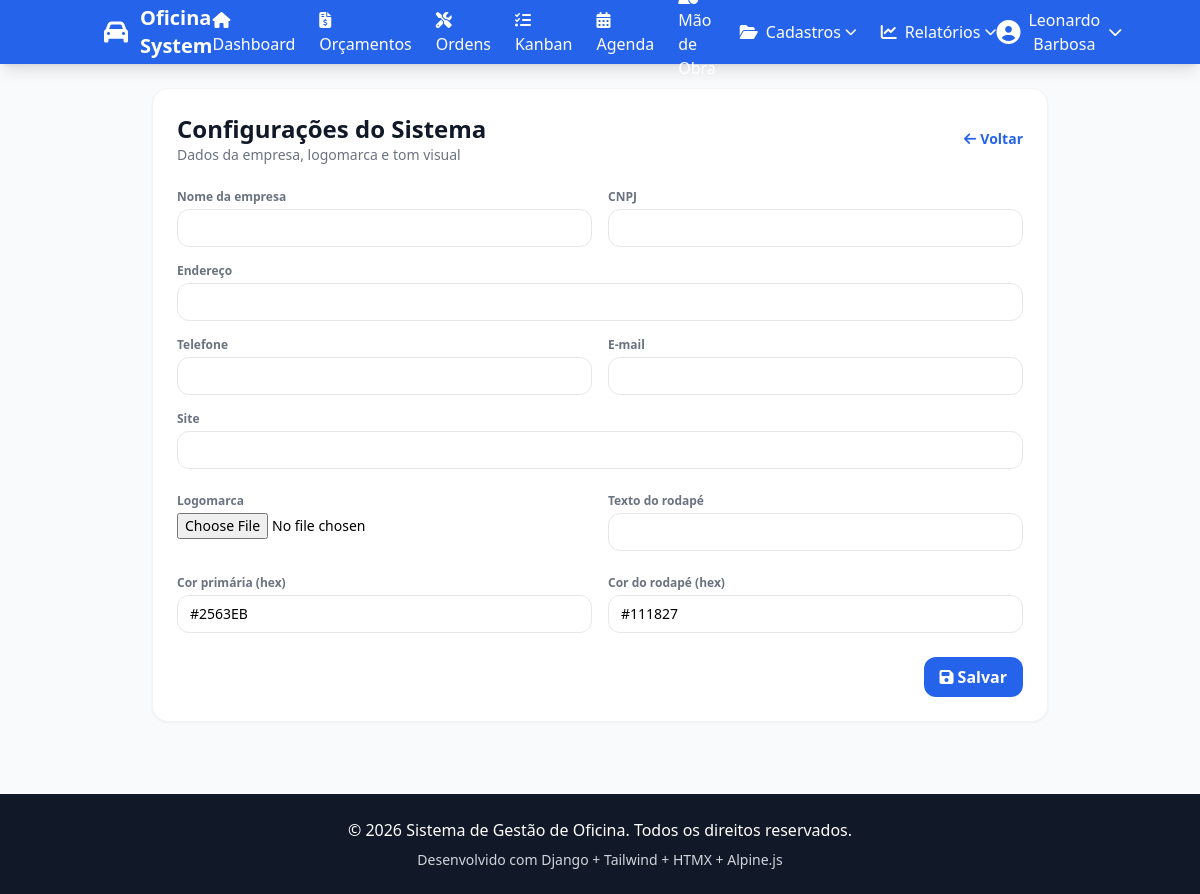
The app's page /configuracoes/ (signed in) with its own data.
### apps/dashboard/models.py (models this page shows, shortened)
class ConfiguracaoSistema(models.Model):
    nome_empresa = models.CharField('Nome da empresa', max_length=120, blank=True)
    endereco = models.CharField('Endereço', max_length=255, blank=True)
    telefone = models.CharField('Telefone', max_length=40, blank=True)
    email = models.EmailField('E-mail', blank=True)
    cnpj = models.CharField('CNPJ', max_length=30, blank=True)
    site = models.CharField('Site', max_length=120, blank=True)
    logo = models.ImageField('Logomarca', upload_to='sistema/', null=True, blank=True)
    cor_primaria = models.CharField('Cor primária (hex)', max_length=7, default='#2563EB')
    cor_rodape = models.CharField('Cor do rodapé (hex)', max_length=7, default='#111827')
    texto_rodape = models.CharField('Texto do rodapé', max_length=200, blank=True)
    atualizado_em = models.DateTimeField('Atualizado em', auto_now=True)
    class Meta:
        verbose_name = 'Configuração do Sistema'
        verbose_name_plural = 'Configurações do Sistema'

### apps/funcionarios/models.py (models this page shows, shortened)
class Funcionario(AbstractUser):
    PERFIL_CHOICES = [
        ('operacional', 'Operacional'),
        ('supervisor', 'Supervisor'),
        ('gerente', 'Gerente'),
        ('admin', 'Administrador'),
        ('orcamentista', 'Orçamentista'),
        ('financeiro', 'Financeiro'),
    ]
    telefone = models.CharField('Telefone', max_length=20, blank=True)
    cpf = models.CharField('CPF', max_length=14, unique=True, null=True, blank=True)
    data_admissao = models.DateField('Data de Admissão', null=True, blank=True)
    data_demissao = models.DateField('Data de Demissão', null=True, blank=True)
    perfil = models.CharField(
        'Perfil',
        max_length=20,
        choices=PERFIL_CHOICES,
        default='operacional'
    )
    percentual_comissao_padrao = models.DecimalField(
        'Percentual de Comissão Padrão (%)',
        max_digits=5,
        decimal_places=2,
        default=10.00,
        help_text='Percentual padrão usado quando a etapa não define um percentual específico'
    )
    ativo = models.BooleanField('Ativo', default=True)
    foto = models.ImageField('Foto', upload_to='funcionarios/fotos/', null=True, blank=True)
    criado_em = models.DateTimeField('Criado em', auto_now_add=True)
    atualizado_em = models.DateTimeField('Atualizado em', auto_now=True)
    class Meta:
        verbose_name = 'Funcionário'
        verbose_name_plural = 'Funcionários'
        ordering = ['first_name', 'last_name']

### apps/dashboard/views.py (the view)
# urls.py: path('configuracoes/', views.configuracao_sistema, name='configuracao_sistema'),
@login_required
def configuracao_sistema(request):
    from django import forms
    from django.contrib import messages
    from django.shortcuts import redirect
    perfil = getattr(request.user, 'perfil', '')
    if not (request.user.is_superuser or perfil == 'admin'):
        messages.error(request, 'Acesso restrito ao administrador.')
        return redirect('dashboard:index')
    config, _ = ConfiguracaoSistema.objects.get_or_create(id=1)
    class ConfiguracaoSistemaForm(forms.ModelForm):
        class Meta:
            model = ConfiguracaoSistema
            fields = [
                'nome_empresa',
                'cnpj',
                'endereco',
                'telefone',
                'email',
                'site',
                'logo',
                'cor_primaria',
                'cor_rodape',
                'texto_rodape',
            ]
            widgets = {
                'nome_empresa': forms.TextInput(attrs={'class': 'form-input'}),
                'cnpj': forms.TextInput(attrs={'class': 'form-input'}),
                'endereco': forms.TextInput(attrs={'class': 'form-input'}),
                'telefone': forms.TextInput(attrs={'class': 'form-input'}),
                'email': forms.EmailInput(attrs={'class': 'form-input'}),
                'site': forms.TextInput(attrs={'class': 'form-input'}),
                'cor_primaria': forms.TextInput(attrs={'class': 'form-input', 'placeholder': '#2563EB'}),
                'cor_rodape': forms.TextInput(attrs={'class': 'form-input', 'placeholder': '#111827'}),
                'texto_rodape': forms.TextInput(attrs={'class': 'form-input'}),
            }
    if request.method == 'POST':
        form = ConfiguracaoSistemaForm(request.POST, request.FILES, instance=config)
        if form.is_valid():
            form.save()
            messages.success(request, 'Configurações atualizadas.')
            return redirect('dashboard:configuracao_sistema')
        messages.error(request, 'Corrija os erros do formulário.')
    else:
        form = ConfiguracaoSistemaForm(instance=config)
    return render(request, 'dashboard/configuracao_sistema.html', {'form': form, 'config': config})

### apps/dashboard/context_processors.py (called while the page is built)
def sistema_config(request):
    return {
        'sistema_config': ConfiguracaoSistema.objects.first()
    }

### templates/dashboard/configuracao_sistema.html (shortened to what this page needs)
{% extends 'base.html' %}
{% load widget_tweaks %}
{% block content %}
<div class="max-w-4xl mx-auto">
  <div class="bg-white rounded-2xl shadow-sm border border-gray-100 p-6">
    <div class="flex items-center justify-between gap-4 mb-6">
      <div>
        <h1 class="text-2xl font-extrabold text-gray-900">Configurações do Sistema</h1>
        <p class="text-sm text-gray-500">Dados da empresa, logomarca e tom visual</p>
      </div>
      <a href="{% url 'dashboard:index' %}" class="text-sm font-semibold text-blue-600 hover:text-blue-800">
        <i class="fas fa-arrow-left mr-1"></i>Voltar
      </a>
    </div>
    <form method="post" enctype="multipart/form-data" class="space-y-6">
      <div class="grid grid-cols-1 md:grid-cols-2 gap-4">
        <div>
          <label class="block text-xs font-semibold text-gray-500 mb-1">Nome da empresa</label>
          {% render_field form.nome_empresa class="w-full border border-gray-200 rounded-xl px-3 py-2 text-sm focus:outline-none focus:ring-2 focus:ring-blue-200" %}
        </div>
        <div>
          <label class="block text-xs font-semibold text-gray-500 mb-1">CNPJ</label>
          {% render_field form.cnpj class="w-full border border-gray-200 rounded-xl px-3 py-2 text-sm focus:outline-none focus:ring-2 focus:ring-blue-200" %}
        </div>
        <div class="md:col-span-2">
          <label class="block text-xs font-semibold text-gray-500 mb-1">Endereço</label>
          {% render_field form.endereco class="w-full border border-gray-200 rounded-xl px-3 py-2 text-sm focus:outline-none focus:ring-2 focus:ring-blue-200" %}
        </div>
        <div>
          <label class="block text-xs font-semibold text-gray-500 mb-1">Telefone</label>
          {% render_field form.telefone class="w-full border border-gray-200 rounded-xl px-3 py-2 text-sm focus:outline-none focus:ring-2 focus:ring-blue-200" %}
        </div>
        <div>
          <label class="block text-xs font-semibold text-gray-500 mb-1">E-mail</label>
          {% render_field form.email class="w-full border border-gray-200 rounded-xl px-3 py-2 text-sm focus:outline-none focus:ring-2 focus:ring-blue-200" %}
        </div>
        <div class="md:col-span-2">
          <label class="block text-xs font-semibold text-gray-500 mb-1">Site</label>
          {% render_field form.site class="w-full border border-gray-200 rounded-xl px-3 py-2 text-sm focus:outline-none focus:ring-2 focus:ring-blue-200" %}
        </div>
      </div>
      <div class="grid grid-cols-1 md:grid-cols-2 gap-4">
        <div>
          <label class="block text-xs font-semibold text-gray-500 mb-1">Logomarca</label>
          {% render_field form.logo class="w-full text-sm" %}
        </div>
        <div>
          <label class="block text-xs font-semibold text-gray-500 mb-1">Texto do rodapé</label>
          {% render_field form.texto_rodape class="w-full border border-gray-200 rounded-xl px-3 py-2 text-sm focus:outline-none focus:ring-2 focus:ring-blue-200" %}
        </div>
      </div>
      <div class="grid grid-cols-1 md:grid-cols-2 gap-4">
        <div>
          <label class="block text-xs font-semibold text-gray-500 mb-1">Cor primária (hex)</label>
          {% render_field form.cor_primaria class="w-full border border-gray-200 rounded-xl px-3 py-2 text-sm focus:outline-none focus:ring-2 focus:ring-blue-200" %}
        </div>
        <div>
          <label class="block text-xs font-semibold text-gray-500 mb-1">Cor do rodapé (hex)</label>
          {% render_field form.cor_rodape class="w-full border border-gray-200 rounded-xl px-3 py-2 text-sm focus:outline-none focus:ring-2 focus:ring-blue-200" %}
        </div>
      </div>
      <div class="flex items-center justify-end gap-2">
        <button type="submit" class="px-4 py-2 rounded-xl bg-blue-600 text-white font-semibold hover:bg-blue-700 transition">
          <i class="fas fa-save mr-1"></i>Salvar
        </button>
      </div>
    </form>
  </div>
</div>
{% endblock %}

### templates/base.html (shortened to what this page needs)
<!DOCTYPE html>
<html lang="pt-BR">
<head>
    <script src="https://cdn.tailwindcss.com"></script>
    <link rel="stylesheet" href="https://cdnjs.cloudflare.com/ajax/libs/font-awesome/6.5.1/css/all.min.css">
</head>
<body class="bg-gray-50">
    <nav class="text-white shadow-lg" style="background-color: {{ sistema_config.cor_primaria|default:'#2563EB' }};">
        <div class="container mx-auto px-4">
            <div class="flex items-center justify-between h-16">
                <div class="flex items-center space-x-3">
                    {% if sistema_config and sistema_config.logo %}
                      <img src="{{ sistema_config.logo.url }}" alt="Logo" class="h-9 w-9 rounded bg-white/90 object-contain">
                    {% else %}
                      <i class="fas fa-car text-2xl"></i>
                    {% endif %}
                    <span class="text-xl font-bold">{{ sistema_config.nome_empresa|default:"Oficina System" }}</span>
                </div>
                <div class="hidden md:flex items-center space-x-6">
                  {% if user.is_superuser or user.perfil == 'admin' or user.perfil == 'gerente' or user.perfil == 'supervisor' %}
                  <a href="{% url 'dashboard:index' %}" class="hover:text-blue-200">
                      <i class="fas fa-home mr-2"></i>Dashboard
                  </a>
                  <a href="{% url 'orcamentos:list' %}" class="hover:text-blue-200">
                      <i class="fas fa-file-invoice-dollar mr-2"></i>Orçamentos
                  </a>
                  <a href="{% url 'ordens:list' %}" class="hover:text-blue-200">
                      <i class="fas fa-tools mr-2"></i>Ordens
                  </a>
                  <a href="{% url 'kanban:producao' %}" class="hover:text-blue-200">
                      <i class="fas fa-tasks mr-2"></i>Kanban
                  </a>
                  <a href="{% url 'kanban:agenda' %}" class="hover:text-blue-200">
                      <i class="fas fa-calendar-alt mr-2"></i>Agenda
                  </a>
                  <a href="{% url 'kanban:agenda_mao_obra' %}" class="hover:text-blue-200">
                      Mão de Obra
                  </a>
                  <div x-data="{ open: false }" class="relative">
                      <button @click="open = !open" class="flex items-center hover:text-blue-200">
                          <i class="fas fa-folder-open mr-2"></i>Cadastros
                          <i class="fas fa-chevron-down ml-1 text-xs"></i>
                      </button>
                  </div>
                  <div x-data="{ open: false }" class="relative">
                      <button @click="open = !open" class="flex items-center hover:text-blue-200">
                          <i class="fas fa-chart-line mr-2"></i>Relatórios
                          <i class="fas fa-chevron-down ml-1 text-xs"></i>
                      </button>
                  </div>
                  {% endif %}
                </div>
                <div x-data="{ open: false }" class="relative">
                    <button @click="open = !open" class="flex items-center space-x-2 hover:text-blue-200">
                        <i class="fas fa-user-circle text-2xl"></i>
                        <span>{{ user.get_full_name|default:user.username }}</span>
                        <i class="fas fa-chevron-down text-sm"></i>
                    </button>
                </div>
            </div>
        </div>
    </nav>
    <main class="{% block main_class %}container mx-auto px-4 py-6{% endblock %}">
        {% block content %}{% endblock %}
    </main>
    <footer class="text-white mt-12" style="background-color: {{ sistema_config.cor_rodape|default:'#111827' }};">
        <div class="container mx-auto px-4 py-6">
            <div class="text-center">
                <p>&copy; 2026 {{ sistema_config.nome_empresa|default:"Sistema de Gestão de Oficina" }}. Todos os direitos reservados.</p>
                <p class="text-sm text-gray-300 mt-2">
                  {{ sistema_config.texto_rodape|default:"Desenvolvido com Django + Tailwind + HTMX + Alpine.js" }}
                </p>
            </div>
        </div>
    </footer>
</body>
</html>

### records on screen
ConfiguracaoSistema: nome_empresa "Oficina System", cor_primaria "#2563EB", cor_rodape "#111827", nome_empresa "Sistema de Gestão de Oficina", texto_rodape "Desenvolvido com Django + Tailwind + HTMX + Alpine.js"
Funcionario: get_full_name "Leonardo Barbosa"
